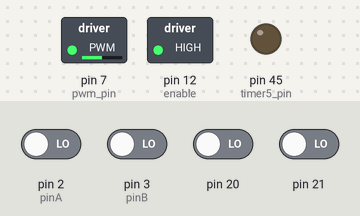
Bench run of a sketch on a simulated Arduino Mega 2560, built with avr-gcc and run on an emulated ATmega2560. On the bench: switched loads named in the sketch (green lamp = pin HIGH), output pins drawn as LEDs (lit = HIGH). Inputs (shaded band) come from the test bench; at power-on: pin 2 (pinA), pin 3 (pinB), pin 20, pin 21 LOW. What the sketch prints to the serial monitor is not drawn.

Above: at 5.7 s.
5.8 s: pin 21 driven HIGH
At 6.7 s:
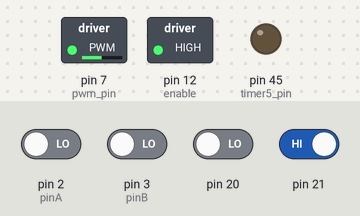
7.3 s: pin 20 driven HIGH
At 8.0 s:
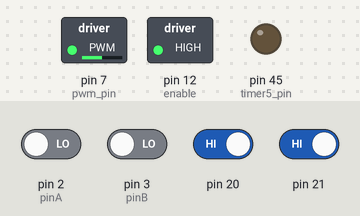
Timing chart, 0 to 9.8 s (numbered marks = the images above; inputs shaded):
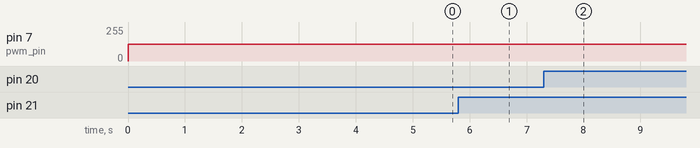

Measured:
- after the input at 5.8 s, pin 7 (pwm_pin): 127/255 → 125/255 at once
- after the input at 7.3 s, pin 7 (pwm_pin): 125/255 → 127/255 at once

The sketch:

motor_PID.ino
```cpp
#define pwm_pin 7
#define pinA 2
#define pinB 3
#define timer5_pin 45
#define enable 12
#define ppr 1000

int encoderCounts = 0;
int revolutions = 0;
int timer = 0;
float velocity = 0;
float refVelocity = 0;
float duty = 50.0;
float old_duty = 0.0;
float error = 0;
float prevError = 0;
float P = 0.02;
float I = 0.02;
void setup() {
  // put your setup code here, to run once:
  Serial.begin(115200);
  pinMode(pwm_pin, OUTPUT);
  pinMode(pinA, INPUT);
  pinMode(pinB, INPUT);
  pinMode(timer5_pin, OUTPUT);
  pinMode(enable, OUTPUT);
  digitalWrite(enable, HIGH);
  // configure PWM:
  TCCR4A = B00100011; //Mode 15, no prescaler (=1)
  TCCR4B = B00011001;
  OCR4AH = B00000001; //319 TOP value
  OCR4AL = B00111111;
  //OCR4BH = B00000000;
  //OCR4BL = B10100000;
  //OCR4A = 319;
  OCR4B = 160; // Default 50% duty cycle

  // Configure encoder interrupts
  attachInterrupt(pinA, readEncoderA, CHANGE);
  attachInterrupt(pinB, readEncoderB, CHANGE);

  // Configure timer interrupt
  TCCR5A = 0;
  TCCR5B = B00000010;
  TIMSK5 = 1;
}

void setPWM(float duty){
  OCR4B = (int)duty*319/100;
}

ISR(TIMER5_OVF_vect){
  //velocity = (revolutions+(float)encoderCounts/ppr)*3.8*60*65535;
  velocity = (revolutions+(float)encoderCounts/ppr)*30.5*60;
//  if (velocity > 0) {
//   Serial.println(revolutions);
//  }

  encoderCounts = 0;
  revolutions = 0;
  //timer += 1;


}

void readEncoderA(void){
  if(digitalRead(pinA)==HIGH){
    if(digitalRead(pinB)==HIGH){
      encoderCounts = encoderCounts + 1; //CW
      if(encoderCounts==ppr){
        revolutions += 1;
        encoderCounts = 0;
      }

    }else{
      encoderCounts = encoderCounts - 1; //CCW
      if(encoderCounts==-ppr){
        revolutions -= 1;
        encoderCounts = 0;
      }
    }
  }else{
    if(digitalRead(pinB)==LOW){
      encoderCounts = encoderCounts + 1; //CW
      if(encoderCounts==ppr){
        revolutions += 1;
        encoderCounts = 0;
      }
    }else{
      encoderCounts = encoderCounts - 1; //CCW
      if(encoderCounts==-ppr){
        revolutions -= 1;
        encoderCounts = 0;
      }
    }
  }
  //Serial.println(encoderCounts);
}

void readEncoderB(void){
  if(digitalRead(pinB)==HIGH){
    if(digitalRead(pinA)==LOW){
      encoderCounts = encoderCounts + 1; //CW
      if(encoderCounts==ppr){
        revolutions += 1;
        encoderCounts = 0;
      }
    }else{
      encoderCounts = encoderCounts - 1; //CCW
      if(encoderCounts==-ppr){
        revolutions -= 1;
        encoderCounts = 0;
      }
    }
  }else{
    if(digitalRead(pinA)==HIGH){
      encoderCounts = encoderCounts + 1; //CW
      if(encoderCounts==ppr){
        revolutions += 1;
        encoderCounts = 0;
      }
    }else{
      encoderCounts = encoderCounts - 1; //CCW
      if(encoderCounts==-ppr){
        revolutions -= 1;
        encoderCounts = 0;
      }
    }
  }
  //Serial.println(encoderCounts);
}

void loop() {
  // put your main code here, to run repeatedly:
//  setPWM (50.0);
//  delay(1000);
//  setPWM (75.0);
//  delay(1000);
  //digitalWrite(enable, LOW);
//  while(Serial.available()>1){
//    float dutyReceived = Serial.parseFloat();
//    //Serial.println(dutyReceived);
//    encoderCounts = 0;
//    revolutions = 0;
//    //vController();
//    setPWM (dutyReceived);
//  }
  union {
    float f1;
    uint32_t i1;
  };

  while (Serial.available() > 0) {
    Serial.readBytesUntil('\r', (char *)&i1, 4);
    refVelocity = f1;
    //encoderCounts = 0;
    //revolutions = 0;
    //setPWM(duty);
  }
  //velocity = (revolutions+(float)encoderCounts/ppr)*60/0.1;
  //encoderCounts = 0;
  //revolutions = 0;
  error = (refVelocity) - (velocity);
  duty = old_duty + P*error + (I*0.1-P)*(prevError);
  if(duty>50){
    duty=50;
  }else if(duty<-50){
    duty=-50;
  }
  old_duty = duty;
  duty = duty+50;
  prevError = error;
  setPWM(duty);
  delay(100);
  Serial.write((const char*)&velocity,4);
  //Serial.write((const char*)&refVelocity,4);
  //Serial.write((const char*)&duty,4);
//  Serial.print("encoderCounts: ");
//  Serial.println(encoderCounts);
//  Serial.print("Velocity: ");
//  Serial.println(velocity);


}
```
